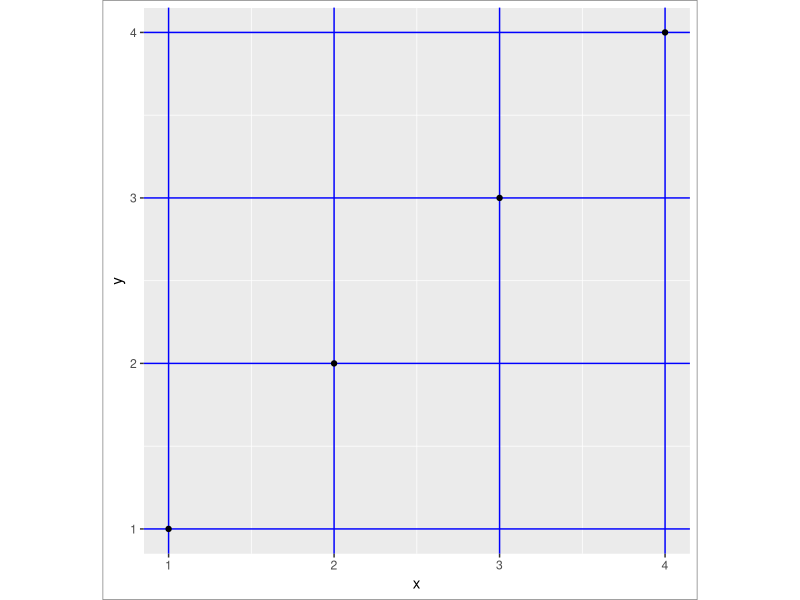

Recreate this plot in R.
library(ggplot2)
df <- data.frame(x = 1:4, y = 1:4, z = rep(c("a", "b"), each = 2))
#The rep() function in R is used to replicate or repeat elements of a vector.
base <- ggplot(df, aes(x, y)) + geom_point()
base2 <- base + theme(plot.background = element_rect(colour = "grey50"))
# Square
base2 + theme(aspect.ratio = 1)+
  theme(panel.grid.major = element_line(color = "blue"))